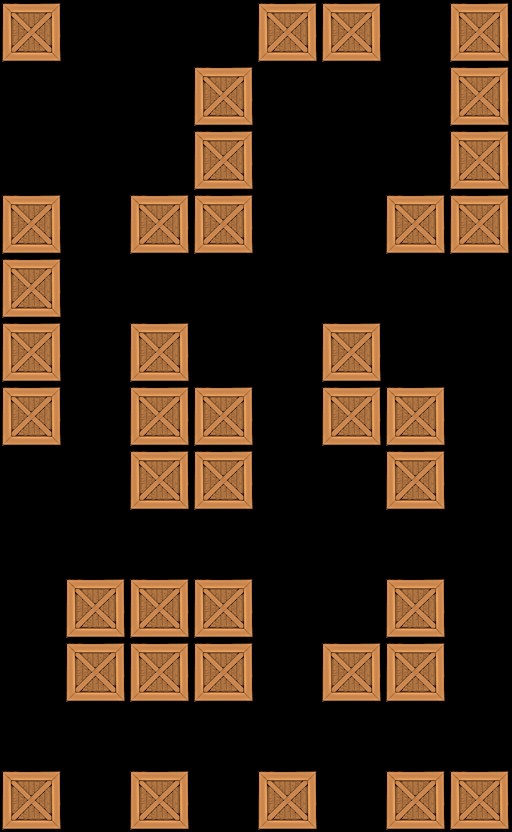

A level layout from a 2D game, rendered from its tile map. Below: a short description, then the map file with tile-grid data replaced by summaries:
An orthogonal 8x13 tile map with 64x64 px tiles, 1 tile layer (Tile Layer 1).

<map version="1.0" orientation="orthogonal" width="8" height="13" tilewidth="64" tileheight="64">
 <tileset firstgid="1" name="crate" tilewidth="64" tileheight="64">
  <image source="../../crate5.png" width="64" height="64" />
 </tileset>
 <layer name="Tile Layer 1" width="8" height="13">
  <data>[104 cells, 39 non-empty, 1 distinct tile ids]</data>
 </layer>
</map>
